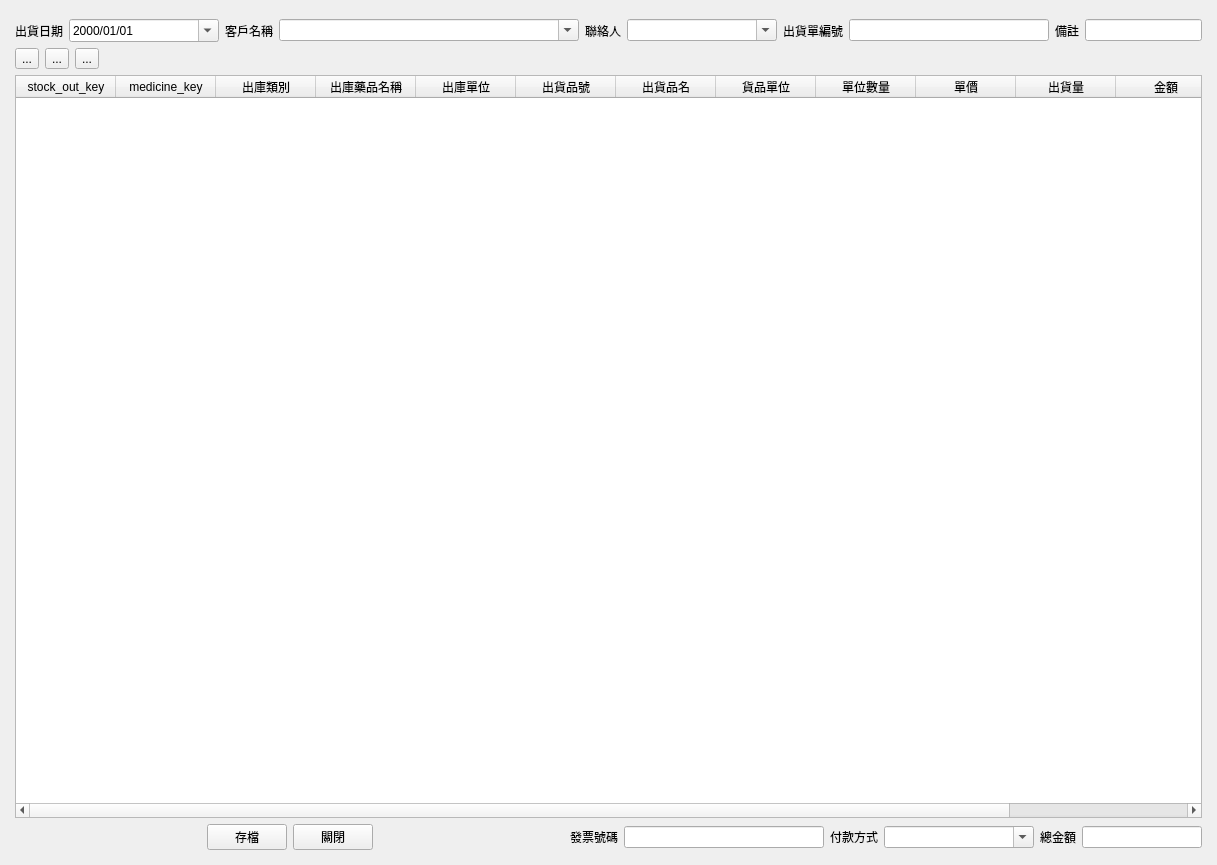
<?xml version="1.0" encoding="UTF-8"?>
<ui version="4.0">
 <class>stock_in_data</class>
 <widget class="QMainWindow" name="stock_in_data">
  <property name="geometry">
   <rect>
    <x>0</x>
    <y>0</y>
    <width>1217</width>
    <height>865</height>
   </rect>
  </property>
  <property name="windowTitle">
   <string>出貨資料</string>
  </property>
  <widget class="QWidget" name="centralwidget">
   <layout class="QHBoxLayout" name="horizontalLayout">
    <item>
     <layout class="QVBoxLayout" name="verticalLayout">
      <property name="leftMargin">
       <number>6</number>
      </property>
      <property name="topMargin">
       <number>10</number>
      </property>
      <property name="rightMargin">
       <number>6</number>
      </property>
      <property name="bottomMargin">
       <number>6</number>
      </property>
      <item>
       <layout class="QGridLayout" name="gridLayout">
        <item row="0" column="0">
         <widget class="QLabel" name="label">
          <property name="text">
           <string>出貨日期</string>
          </property>
         </widget>
        </item>
        <item row="0" column="7">
         <widget class="QLineEdit" name="lineEdit_order_no">
          <property name="sizePolicy">
           <sizepolicy hsizetype="Preferred" vsizetype="Fixed">
            <horstretch>0</horstretch>
            <verstretch>0</verstretch>
           </sizepolicy>
          </property>
          <property name="minimumSize">
           <size>
            <width>200</width>
            <height>0</height>
           </size>
          </property>
         </widget>
        </item>
        <item row="0" column="6">
         <widget class="QLabel" name="label_2">
          <property name="text">
           <string>出貨單編號</string>
          </property>
         </widget>
        </item>
        <item row="0" column="3">
         <widget class="QComboBox" name="comboBox_client">
          <property name="minimumSize">
           <size>
            <width>300</width>
            <height>0</height>
           </size>
          </property>
          <property name="editable">
           <bool>true</bool>
          </property>
         </widget>
        </item>
        <item row="0" column="11">
         <widget class="QLineEdit" name="lineEdit_remark"/>
        </item>
        <item row="0" column="4">
         <widget class="QLabel" name="label_8">
          <property name="text">
           <string>聯絡人</string>
          </property>
         </widget>
        </item>
        <item row="0" column="2">
         <widget class="QLabel" name="label_3">
          <property name="text">
           <string>客戶名稱</string>
          </property>
         </widget>
        </item>
        <item row="0" column="1">
         <widget class="QDateEdit" name="dateEdit_stock_out_date">
          <property name="minimumSize">
           <size>
            <width>150</width>
            <height>0</height>
           </size>
          </property>
          <property name="currentSection">
           <enum>QDateTimeEdit::DaySection</enum>
          </property>
          <property name="displayFormat">
           <string>yyyy/MM/dd</string>
          </property>
          <property name="calendarPopup">
           <bool>true</bool>
          </property>
          <property name="currentSectionIndex">
           <number>2</number>
          </property>
         </widget>
        </item>
        <item row="0" column="10">
         <widget class="QLabel" name="label_6">
          <property name="text">
           <string>備註</string>
          </property>
         </widget>
        </item>
        <item row="0" column="5">
         <widget class="QComboBox" name="comboBox_attn">
          <property name="minimumSize">
           <size>
            <width>150</width>
            <height>0</height>
           </size>
          </property>
          <property name="editable">
           <bool>true</bool>
          </property>
         </widget>
        </item>
       </layout>
      </item>
      <item>
       <layout class="QHBoxLayout" name="horizontalLayout_5">
        <item>
         <widget class="QToolButton" name="toolButton_add_item">
          <property name="text">
           <string>...</string>
          </property>
          <property name="icon">
           <iconset>
            <normaloff>../icons/gtk-add.svg</normaloff>../icons/gtk-add.svg</iconset>
          </property>
         </widget>
        </item>
        <item>
         <widget class="QToolButton" name="toolButton_remove_item">
          <property name="text">
           <string>...</string>
          </property>
          <property name="icon">
           <iconset>
            <normaloff>../icons/gtk-remove.svg</normaloff>../icons/gtk-remove.svg</iconset>
          </property>
         </widget>
        </item>
        <item>
         <widget class="QToolButton" name="toolButton_edit_medicine">
          <property name="text">
           <string>...</string>
          </property>
          <property name="icon">
           <iconset>
            <normaloff>../icons/gtk-edit.svg</normaloff>../icons/gtk-edit.svg</iconset>
          </property>
         </widget>
        </item>
        <item>
         <spacer name="horizontalSpacer_3">
          <property name="orientation">
           <enum>Qt::Horizontal</enum>
          </property>
          <property name="sizeHint" stdset="0">
           <size>
            <width>40</width>
            <height>20</height>
           </size>
          </property>
         </spacer>
        </item>
       </layout>
      </item>
      <item>
       <widget class="QTableWidget" name="tableWidget_stock_out_items">
        <property name="editTriggers">
         <set>QAbstractItemView::AnyKeyPressed|QAbstractItemView::DoubleClicked|QAbstractItemView::EditKeyPressed|QAbstractItemView::SelectedClicked</set>
        </property>
        <property name="alternatingRowColors">
         <bool>true</bool>
        </property>
        <property name="selectionMode">
         <enum>QAbstractItemView::SingleSelection</enum>
        </property>
        <property name="selectionBehavior">
         <enum>QAbstractItemView::SelectItems</enum>
        </property>
        <column>
         <property name="text">
          <string>stock_out_key</string>
         </property>
        </column>
        <column>
         <property name="text">
          <string>medicine_key</string>
         </property>
        </column>
        <column>
         <property name="text">
          <string>出庫類別</string>
         </property>
        </column>
        <column>
         <property name="text">
          <string>出庫藥品名稱</string>
         </property>
        </column>
        <column>
         <property name="text">
          <string>出庫單位</string>
         </property>
        </column>
        <column>
         <property name="text">
          <string>出貨品號</string>
         </property>
        </column>
        <column>
         <property name="text">
          <string>出貨品名</string>
         </property>
        </column>
        <column>
         <property name="text">
          <string>貨品單位</string>
         </property>
        </column>
        <column>
         <property name="text">
          <string>單位數量</string>
         </property>
        </column>
        <column>
         <property name="text">
          <string>單價</string>
         </property>
        </column>
        <column>
         <property name="text">
          <string>出貨量</string>
         </property>
        </column>
        <column>
         <property name="text">
          <string>金額</string>
         </property>
        </column>
        <column>
         <property name="text">
          <string>備註</string>
         </property>
        </column>
       </widget>
      </item>
      <item>
       <layout class="QHBoxLayout" name="horizontalLayout_2">
        <item>
         <spacer name="horizontalSpacer_2">
          <property name="orientation">
           <enum>Qt::Horizontal</enum>
          </property>
          <property name="sizeHint" stdset="0">
           <size>
            <width>40</width>
            <height>20</height>
           </size>
          </property>
         </spacer>
        </item>
        <item>
         <widget class="QPushButton" name="pushButton_save">
          <property name="text">
           <string>存檔</string>
          </property>
          <property name="icon">
           <iconset>
            <normaloff>../icons/document-save.svg</normaloff>../icons/document-save.svg</iconset>
          </property>
         </widget>
        </item>
        <item>
         <widget class="QPushButton" name="pushButton_close">
          <property name="text">
           <string>關閉</string>
          </property>
          <property name="icon">
           <iconset>
            <normaloff>../icons/gtk-close.svg</normaloff>../icons/gtk-close.svg</iconset>
          </property>
         </widget>
        </item>
        <item>
         <spacer name="horizontalSpacer">
          <property name="orientation">
           <enum>Qt::Horizontal</enum>
          </property>
          <property name="sizeHint" stdset="0">
           <size>
            <width>40</width>
            <height>20</height>
           </size>
          </property>
         </spacer>
        </item>
        <item>
         <widget class="QLabel" name="label_5">
          <property name="text">
           <string>發票號碼</string>
          </property>
         </widget>
        </item>
        <item>
         <widget class="QLineEdit" name="lineEdit_invoice_no">
          <property name="sizePolicy">
           <sizepolicy hsizetype="Preferred" vsizetype="Fixed">
            <horstretch>0</horstretch>
            <verstretch>0</verstretch>
           </sizepolicy>
          </property>
          <property name="minimumSize">
           <size>
            <width>200</width>
            <height>0</height>
           </size>
          </property>
         </widget>
        </item>
        <item>
         <widget class="QLabel" name="label_9">
          <property name="text">
           <string>付款方式</string>
          </property>
         </widget>
        </item>
        <item>
         <widget class="QComboBox" name="comboBox_payment_type">
          <property name="minimumSize">
           <size>
            <width>150</width>
            <height>0</height>
           </size>
          </property>
          <property name="editable">
           <bool>true</bool>
          </property>
         </widget>
        </item>
        <item>
         <widget class="QLabel" name="label_4">
          <property name="text">
           <string>總金額</string>
          </property>
         </widget>
        </item>
        <item>
         <widget class="QLineEdit" name="lineEdit_total_amount">
          <property name="maximumSize">
           <size>
            <width>120</width>
            <height>16777215</height>
           </size>
          </property>
         </widget>
        </item>
       </layout>
      </item>
     </layout>
    </item>
   </layout>
  </widget>
  <widget class="QMenuBar" name="menubar">
   <property name="geometry">
    <rect>
     <x>0</x>
     <y>0</y>
     <width>1217</width>
     <height>33</height>
    </rect>
   </property>
  </widget>
 </widget>
 <tabstops>
  <tabstop>dateEdit_stock_out_date</tabstop>
  <tabstop>comboBox_client</tabstop>
  <tabstop>comboBox_attn</tabstop>
  <tabstop>lineEdit_order_no</tabstop>
  <tabstop>lineEdit_remark</tabstop>
  <tabstop>toolButton_add_item</tabstop>
  <tabstop>toolButton_remove_item</tabstop>
  <tabstop>tableWidget_stock_out_items</tabstop>
  <tabstop>pushButton_save</tabstop>
  <tabstop>pushButton_close</tabstop>
  <tabstop>lineEdit_invoice_no</tabstop>
  <tabstop>comboBox_payment_type</tabstop>
  <tabstop>lineEdit_total_amount</tabstop>
 </tabstops>
 <resources/>
 <connections/>
</ui>
